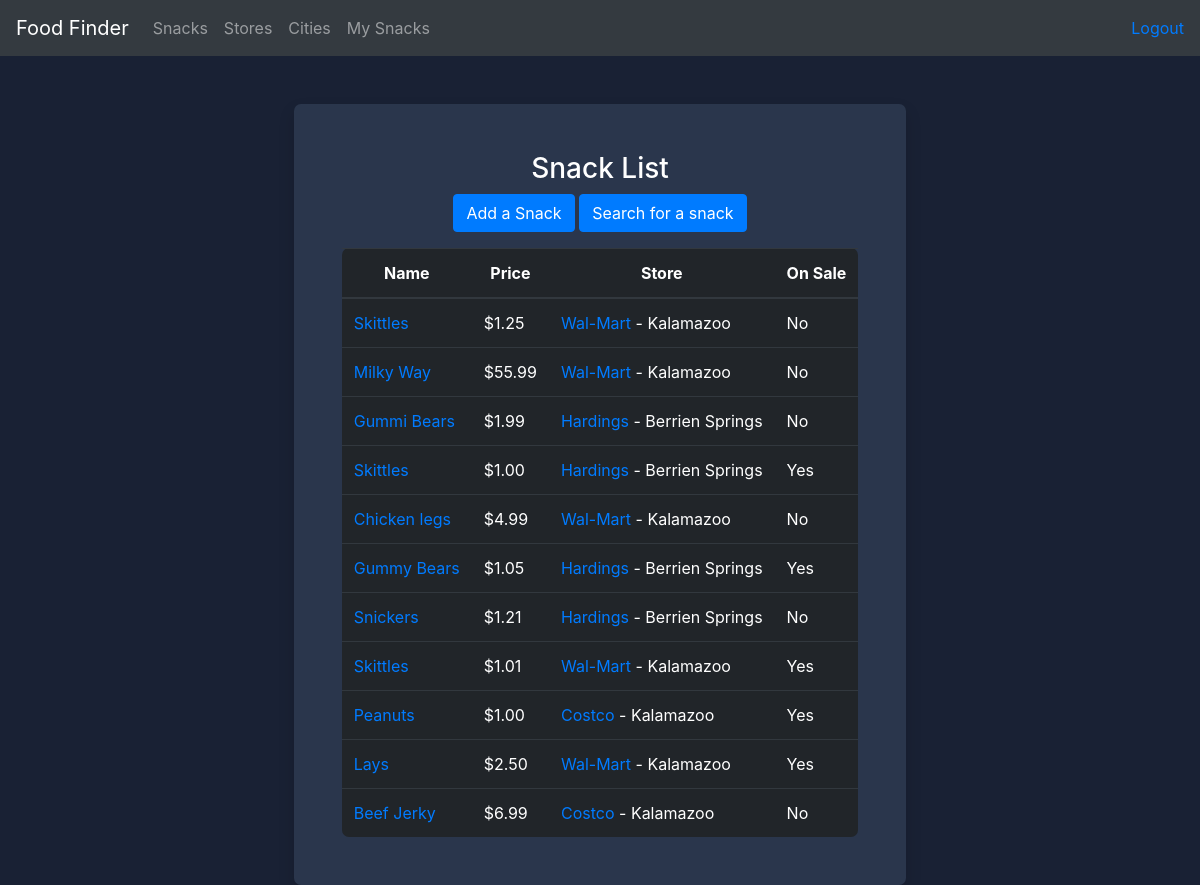
Page /snack_list/ (signed in) on the earlier database version.
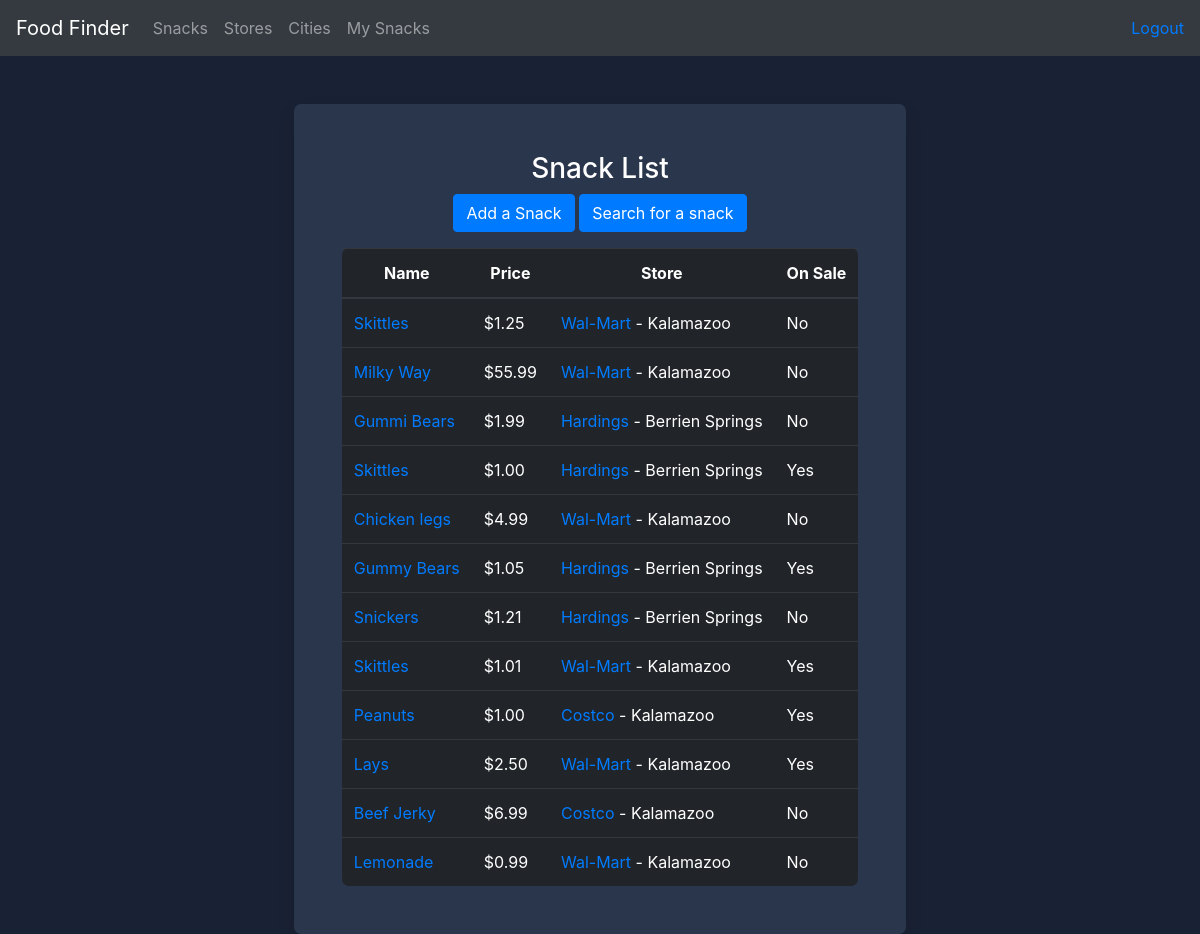
Same page on the later database version.
### food/models.py (models this page shows, shortened)
class Snack(models.Model):
    store = models.ForeignKey(Store, on_delete=models.CASCADE)
    name = models.CharField(max_length=255)
    price = models.DecimalField(default=1.00, decimal_places=2, max_digits=6)
    date_found = models.DateTimeField(auto_now_add=True, blank=True)
    sale = models.BooleanField(default=False)
    snack_author = models.ForeignKey(settings.AUTH_USER_MODEL, on_delete=models.CASCADE, null=True)
    def __str__(self):
        return f'%s' % self.name

class Store(models.Model):
    name = models.CharField(max_length=255)
    city = models.CharField(max_length=255)
    def __str__(self):
        return f'%s' % self.name

### food/views.py (the view)
# urls.py: path('snack_list/', views.snack_list, name='snack_list'),
@login_required()
def snack_list(request):
    snacks = Snack.objects.all()[:25]
    template = loader.get_template('food/snack_list.html')
    context = {
        'snacks': snacks
    }
    return HttpResponse(template.render(context, request))

### food/templates/food/snack_list.html
{% extends 'food/base.html' %}
{% block content %}
    <div class="row justify-content-center mt-5">
        <div class="text-center shadow justify-content-center">
            <div class="m-5">
                <h3 class="mb-2">Snack List</h3>
                <a class="text-white btn btn-md btn-primary mb-3" href="{% url 'food:create_snack' %}">Add a Snack</a>
                <a class="text-white btn btn-md btn-primary mb-3" href="{% url 'food:snack_search' %}">Search for a
                    snack</a>
                {% if snacks %}
                    <table class="table table-dark">
                        <thead>
                        <tr>
                            <th scope="col">Name</th>
                            <th scope="col">Price</th>
                            <th scope="col">Store</th>
                            <th scope="col">On Sale</th>
                        </tr>
                        </thead>
                        <tbody>
                        {% for snack in snacks %}
                            <tr class="text-left">
                                <td><a href="{% url 'food:snack_details' snack.id %}">{{ snack }}</a></td>
                                <td>${{ snack.price }}</td>
                                <td><a href="{% url 'food:store_details' snack.store.id %}"> {{ snack.store }}</a> - <a
                                        class="text-white"
                                        href="{% url 'food:city_details' snack.store.id %}">{{ snack.store.city }}</a>
                                </td>
                                <td>{% if snack.sale %} Yes {% else %} No {% endif %}</td>
                            </tr>
                        {% endfor %}
                        </tbody>
                    </table>
                {% endif %}
            </div>
        </div>
    </div>
{% endblock %}

Differences in the rows shown:
added Snack: name "Lemonade", price "0.99", store "Wal-Mart", store.city "Kalamazoo", sale "No"
